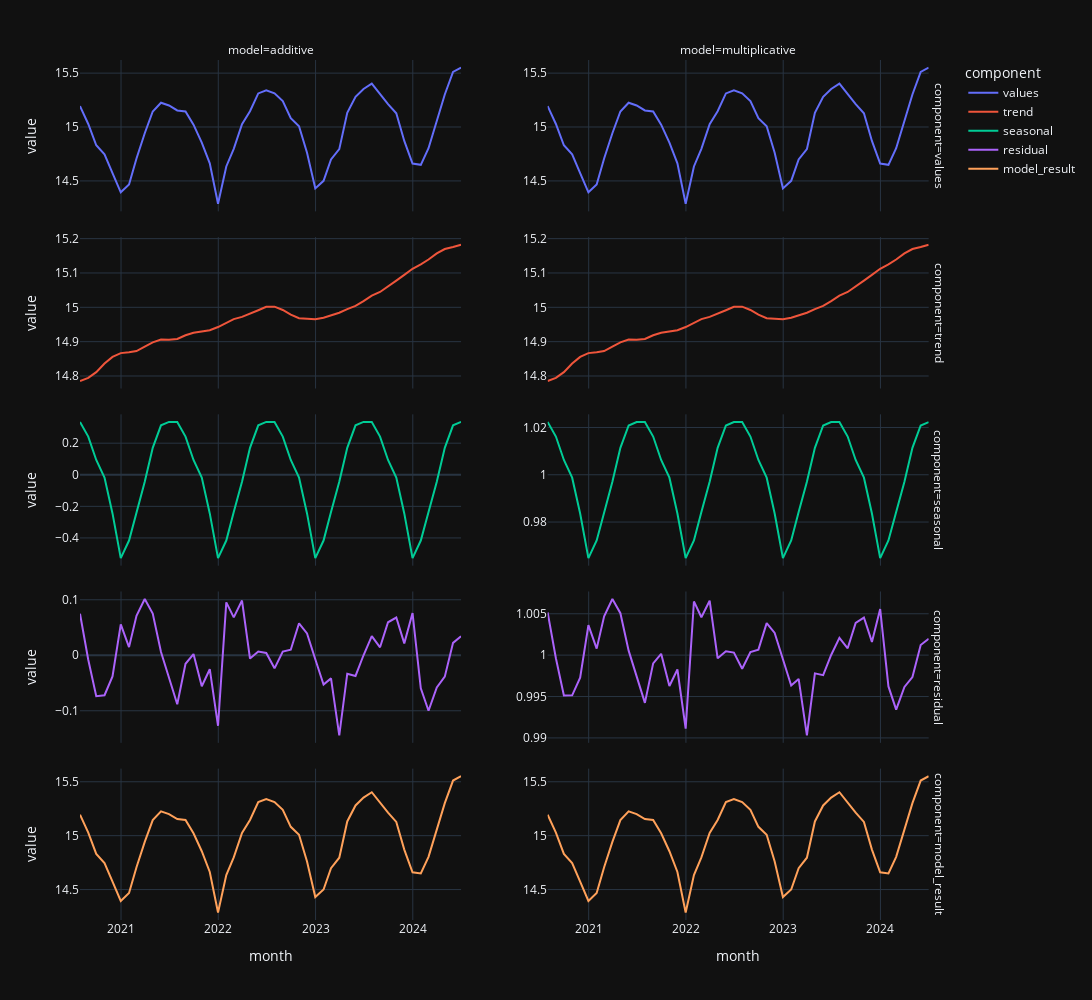

The notebook cell saved with this chart:
### Code cell
PERIODS = 12

utils.plot_decomposition_comparison(df["values_log"], period=PERIODS)
